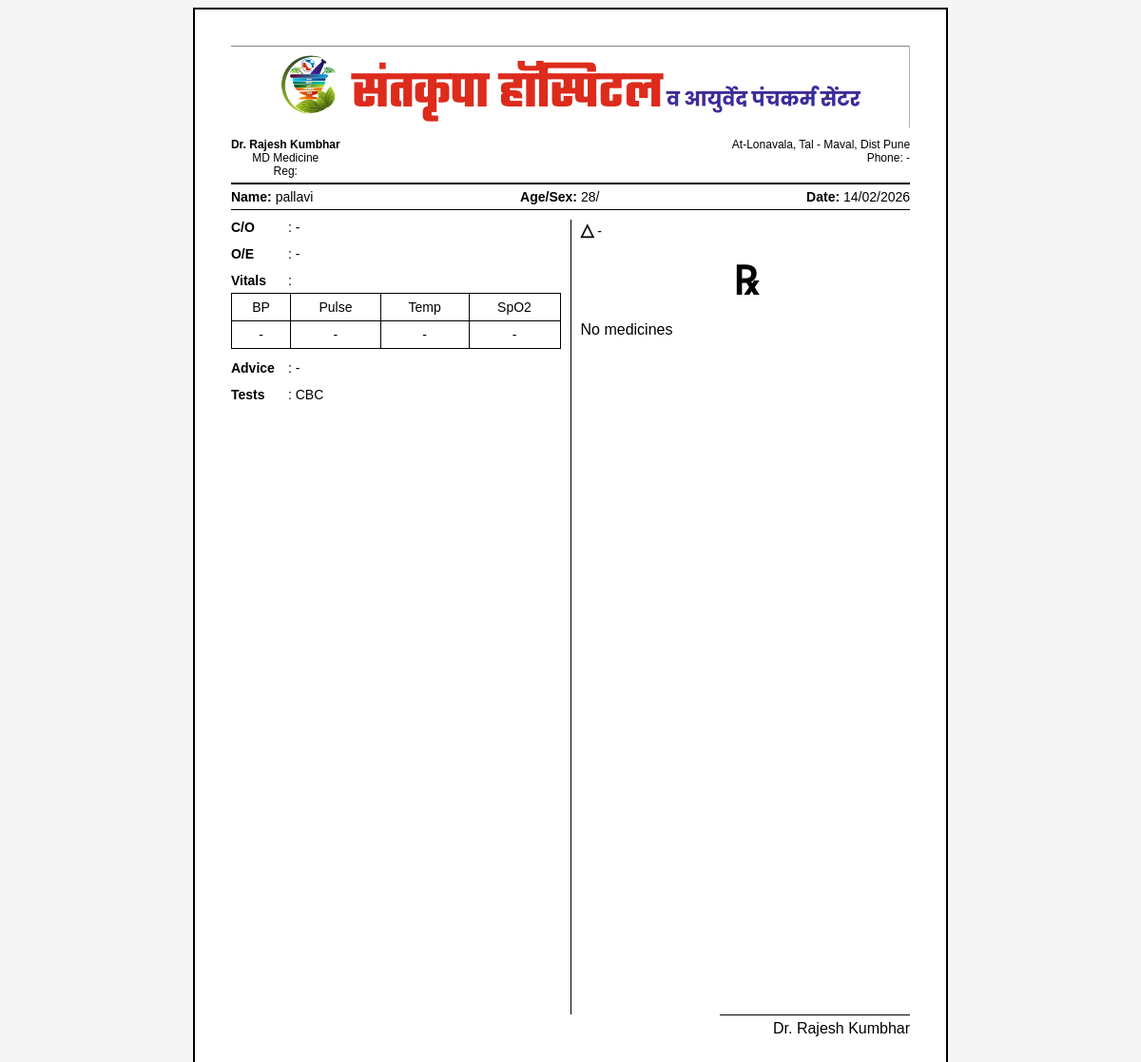
The page /clinic/ghanshyam_123/doctor/prescription/4/print/ (signed in) on the database as committed earlier.
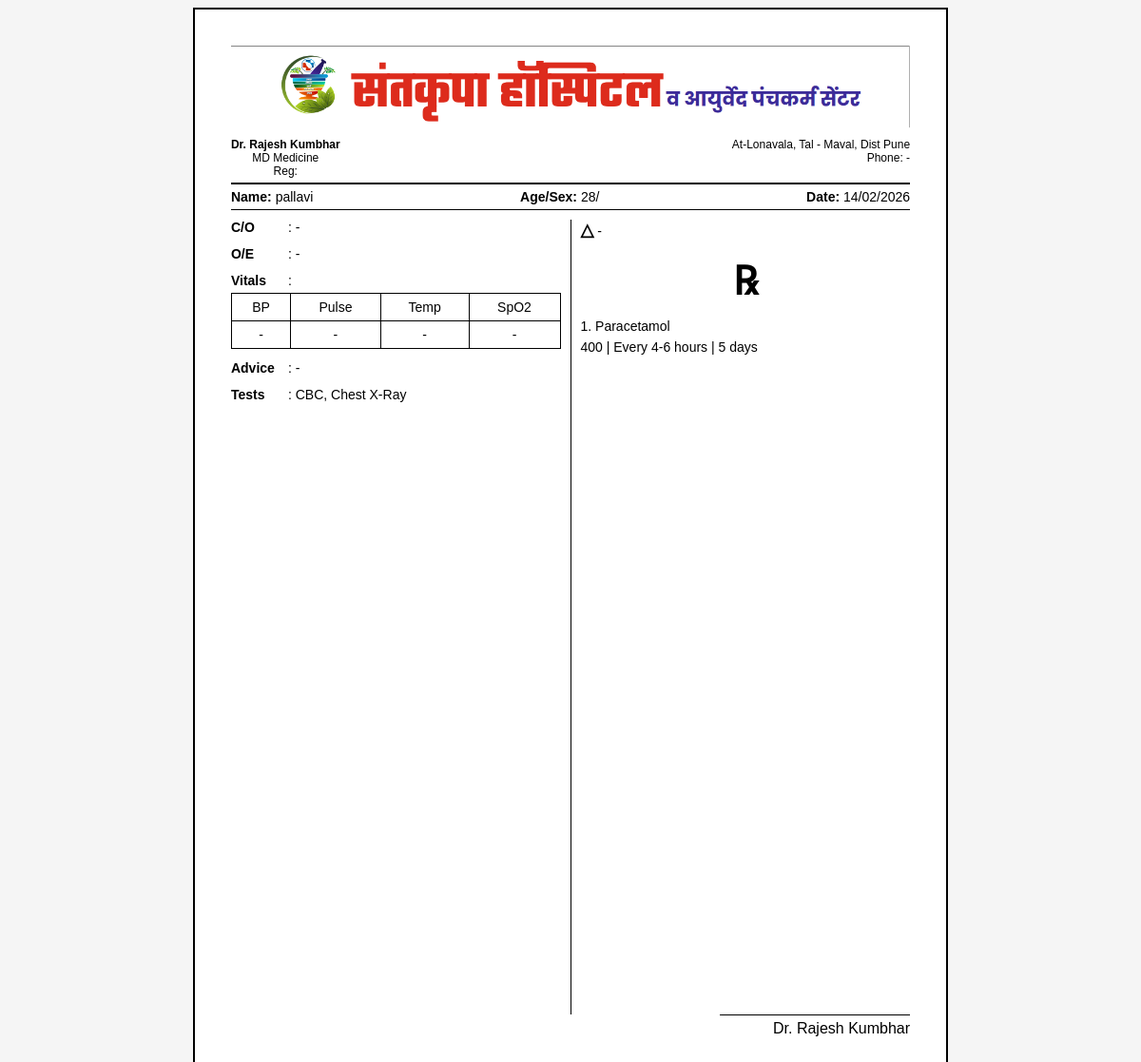
The same page on the database as committed later.
### hospital/models.py (models this page shows, shortened)
class Prescription(models.Model):
    STATUS_CHOICES = [
        ('pending', 'Pending'),
        ('completed', 'Completed'),
        ('cancelled', 'Cancelled'),
    ]
    clinic = models.ForeignKey(Clinic, on_delete=models.CASCADE, related_name='prescriptions', null=True, blank=True)
    patient = models.ForeignKey(Patient, on_delete=models.CASCADE, related_name='prescriptions')
    doctor = models.ForeignKey(Doctor, on_delete=models.SET_NULL, null=True, related_name='prescriptions')
    prescription_date = models.DateTimeField(auto_now_add=True)
    status = models.CharField(max_length=20, choices=STATUS_CHOICES, default='pending')
    admission_recommended = models.BooleanField(default=False, help_text="Doctor recommends patient admission to hospital")
    admission_reason = models.TextField(blank=True, help_text="Reason for recommending admission")
    objects = ClinicManager()
    class Meta:
        ordering = ['-prescription_date']

class Doctor(models.Model):
    clinic = models.ForeignKey(Clinic, on_delete=models.CASCADE, related_name='doctors', null=True, blank=True)
    user = models.OneToOneField(User, on_delete=models.CASCADE)
    specialization = models.CharField(max_length=100)
    license_number = models.CharField(max_length=50)
    objects = ClinicManager()
    class Meta:
        unique_together = [['clinic', 'license_number']]

class User(AbstractUser):
    ROLE_CHOICES = [
        ('super_admin', 'Super Admin'),
        ('admin', 'Clinic Admin'),
        ('doctor', 'Doctor'),
        ('receptionist', 'Receptionist'),
        ('patient', 'Patient'),
        ('lab_tech', 'Lab Technician'),
    ]
    clinic = models.ForeignKey(Clinic, on_delete=models.CASCADE, related_name='users', null=True, blank=True)
    role = models.CharField(max_length=20, choices=ROLE_CHOICES, default='patient')
    created_at = models.DateTimeField(auto_now_add=True)
    class Meta:
        unique_together = [['clinic', 'username']]

class Clinic(models.Model):
    name = models.CharField(max_length=255)
    slug = models.SlugField(unique=True, help_text="Used in URLs: /clinic/{slug}/")
    logo = models.ImageField(upload_to='clinic_logos/', null=True, blank=True)
    address = models.TextField()
    city = models.CharField(max_length=100)
    state = models.CharField(max_length=100)
    zip_code = models.CharField(max_length=20)
    phone_number = models.CharField(max_length=15)
    email = models.EmailField()
    website = models.URLField(null=True, blank=True)
    registration_number = models.CharField(max_length=100, unique=True)
    subscription_status = models.CharField(
        max_length=20,
        choices=[
            ('trial', 'Trial'),
            ('active', 'Active'),
            ('expired', 'Expired'),
            ('suspended', 'Suspended'),
        ],
        default='trial'
    )
    max_doctors = models.IntegerField(default=10)
    max_patients = models.IntegerField(default=1000)
    max_receptionists = models.IntegerField(default=5)
    created_at = models.DateTimeField(auto_now_add=True)
    updated_at = models.DateTimeField(auto_now=True)
    is_active = models.BooleanField(default=True)
    class Meta:
        ordering = ['name']
        verbose_name_plural = "Clinics"

class Patient(models.Model):
    STATUS_CHOICES = [
        ('registered', 'Registered'),
        ('in_diagnosis', 'In Diagnosis'),
        ('treatment_started', 'Treatment Started'),
        ('discharged', 'Discharged'),
    ]
    clinic = models.ForeignKey(Clinic, on_delete=models.CASCADE, related_name='patients', null=True, blank=True)
    patient_id = models.CharField(max_length=20, editable=False)
    user = models.OneToOneField(User, on_delete=models.CASCADE, null=True, blank=True)
    patient_name = models.CharField(max_length=100)
    age = models.IntegerField()
    address = models.TextField()
    phone_number = models.CharField(max_length=15)
    registration_date = models.DateField(auto_now_add=True)
    status = models.CharField(max_length=20, choices=STATUS_CHOICES, default='registered')
    default_password = models.CharField(max_length=20, blank=True)
    registered_by = models.ForeignKey(User, on_delete=models.SET_NULL, null=True, blank=True,
                                     related_name='patients_registered',
                                     limit_choices_to={'role': 'receptionist'})
    objects = ClinicManager()
    class Meta:
        ordering = ['-registration_date']
        unique_together = [['clinic', 'patient_id']]
        indexes = [
            models.Index(fields=['clinic', 'registration_date']),
            models.Index(fields=['clinic', 'phone_number']),
        ]

class Test(models.Model):
    TEST_TYPES = [
        ('blood', 'Blood Test'),
        ('urine', 'Urine Test'),
        ('xray', 'X-Ray'),
        ('ultrasound', 'Ultrasound'),
        ('ecg', 'ECG'),
        ('ct_scan', 'CT Scan'),
        ('mri', 'MRI'),
        ('other', 'Other'),
    ]
    clinic = models.ForeignKey(Clinic, on_delete=models.CASCADE, related_name='tests', null=True, blank=True)
    prescription = models.ForeignKey(Prescription, on_delete=models.CASCADE, related_name='tests')
    test_type = models.CharField(max_length=50, choices=TEST_TYPES)
    test_name = models.CharField(max_length=200)
    description = models.TextField(blank=True)
    test_date = models.DateField(null=True, blank=True)
    result = models.TextField(blank=True)
    is_completed = models.BooleanField(default=False)
    objects = ClinicManager()

class Medicine(models.Model):
    clinic = models.ForeignKey(Clinic, on_delete=models.CASCADE, related_name='medicines', null=True, blank=True)
    prescription = models.ForeignKey(Prescription, on_delete=models.CASCADE, related_name='medicines')
    medicine_name = models.CharField(max_length=200)
    dosage = models.CharField(max_length=100)
    frequency = models.CharField(max_length=100)  # e.g., "Twice a day", "Once daily"
    duration = models.CharField(max_length=100)   # e.g., "7 days", "2 weeks"
    instructions = models.TextField(blank=True)
    objects = ClinicManager()

### hospital/views.py (the view)
# urls.py: path('doctor/prescription/<int:prescription_id>/print/', views.print_prescription, name='print_prescription'),
@login_required(login_url='login')
def print_prescription(request, prescription_id, clinic_slug=None):
    prescription = get_object_or_404(Prescription, id=prescription_id)
    if request.user.role == 'doctor':
        doctor = Doctor.objects.get(user=request.user)
        if prescription.doctor != doctor:
            if clinic_slug:
                return redirect('doctor_dashboard', clinic_slug=clinic_slug)
            return redirect('doctor_dashboard')
    elif request.user.role == 'patient':
        patient = Patient.objects.get(user=request.user)
        if prescription.patient != patient:
            return redirect('patient_dashboard')
    else:
        return redirect('homepage')
    tests = prescription.tests.all()
    medicines = prescription.medicines.all()
    doctor_notes = prescription.doctor_notes if hasattr(prescription, 'doctor_notes') else None
    vitals = getattr(prescription, 'vitals', None)
    context = {
        'prescription': prescription,
        'tests': tests,
        'medicines': medicines,
        'doctor_notes': doctor_notes,
        'vitals': vitals,
    }
    return render(request, 'hospital/print_prescription.html', context)

### hospital/managers.py (called while the page is built)
    def get_queryset(self):
        return super().get_queryset()

### hospital/templates/hospital/print_prescription.html (shortened to what this page needs)
<!DOCTYPE html>
{% load static %}
<html lang="en">
<head>
</head>
<body>
<div class="container">
    <div class="header">
        <img src="{% static 'images/header.png' %}">
        <div class="header-info">
            <div>
                <strong>Dr. {{ prescription.doctor.user.get_full_name }}</strong><br>
                {{ prescription.doctor.specialization }}<br>
                Reg: {{ prescription.doctor.registration_number }}
            </div>
            <div style="text-align:right;">
                {{ prescription.clinic.address }}<br>
                Phone: {{ prescription.clinic.phone|default:"-" }}
            </div>
        </div>
    </div>
    <div class="patient-row">
        <div><b>Name:</b> {{ prescription.patient.patient_name }}</div>
        <div><b>Age/Sex:</b> {{ prescription.patient.age }}/{{ prescription.patient.gender }}</div>
        <div><b>Date:</b> {{ prescription.prescription_date|date:"d/m/Y" }}</div>
    </div>
    <div class="rx-body">
        <div class="left">
            <div class="section">
                <span class="label">C/O</span>: {{ doctor_notes.observations|default:"-" }}
            </div>
            <div class="section">
                <span class="label">O/E</span>: {{ doctor_notes.treatment_plan|default:"-" }}
            </div>
            <div class="section">
                <span class="label">Vitals</span>:
                <table class="vitals-table">
                    <tr>
                        <td>BP</td>
                        <td>Pulse</td>
                        <td>Temp</td>
                        <td>SpO2</td>
                    </tr>
                    <tr>
                        <td>{{ vitals.bp|default:"-" }}</td>
                        <td>{{ vitals.pulse|default:"-" }}</td>
                        <td>{{ vitals.temp|default:"-" }}</td>
                        <td>{{ vitals.spo2|default:"-" }}</td>
                    </tr>
                </table>
            </div>
            <div class="section">
                <span class="label">Advice</span>: {{ doctor_notes.notes|default:"-" }}
            </div>
            <div class="section">
                <span class="label">Tests</span>:
                {% for test in tests %}
                    {{ test.test_name }}{% if not forloop.last %}, {% endif %}
                {% empty %}
                    -
                {% endfor %}
            </div>
        </div>
        <div class="right">
            <div class="section">
                <span class="triangle">△</span>
                {{ doctor_notes.diagnosis|default:"-" }}
            </div>
            <div class="rx">℞</div>
            {% for medicine in medicines %}
                <div class="medicine">
                    {{ forloop.counter }}. {{ medicine.medicine_name }}<br>
                    {{ medicine.dosage }} |
                    {{ medicine.frequency }} |
                    {{ medicine.duration }}
                </div>
            {% empty %}
                <p>No medicines</p>
            {% endfor %}
        </div>
    </div>
    <div class="footer">
        <div class="signature">
            <div class="sign-line"></div>
            Dr. {{ prescription.doctor.user.get_full_name }}
        </div>
    </div>
</div>
</body>
</html>

### hospital/templates/hospital/print_prescription.html (style rules this page uses)
body { font-family: Arial, sans-serif; background: #f5f5f5; }
.container { width: 210mm; min-height: 297mm; margin: auto; background: white; padding: 10mm; border: 2px solid #000; box-sizing: border-box; display: flex; flex-direction: column; }
.header { border-bottom: 2px solid black; text-align: center; padding-bottom: 5px; }
.header img { width: 100%; max-height: 90px; }
.header-info { display: flex; justify-content: space-between; font-size: 12px; margin-top: 5px; }
.patient-row { display: flex; justify-content: space-between; border-bottom: 1px solid black; margin-top: 5px; padding-bottom: 5px; font-size: 14px; }
.rx-body { flex-grow: 1; display: flex; margin-top: 10px; }
.left { width: 50%; border-right: 1px solid black; padding-right: 10px; }
.right { width: 50%; padding-left: 10px; }
.section { margin-bottom: 12px; font-size: 14px; }
.label { font-weight: bold; display: inline-block; width: 60px; }
.vitals-table { width: 100%; border-collapse: collapse; margin-top: 5px; }
.vitals-table td { border: 1px solid black; padding: 6px; text-align: center; }
.triangle { font-size: 18px; font-weight: bold; }
.rx { text-align: center; font-size: 42px; font-weight: bold; margin: 10px 0; }
.medicine { margin-bottom: 15px; font-size: 14px; line-height: 1.6; }
.footer { margin-top: auto; display: flex; justify-content: flex-end; }
.signature { text-align: right; }
.sign-line { width: 200px; border-top: 1px solid black; margin-bottom: 5px; }

Rows that differ between the two databases and show on the page:
shown differently, row unchanged: Test "CBC": now shows ","
added Test: test_name "Chest X-Ray"
added Medicine: medicine_name "Paracetamol", dosage "400", frequency "Every 4-6 hours", duration "5 days"
Other text that changed with them:
text no longer shown: "No medicines"
